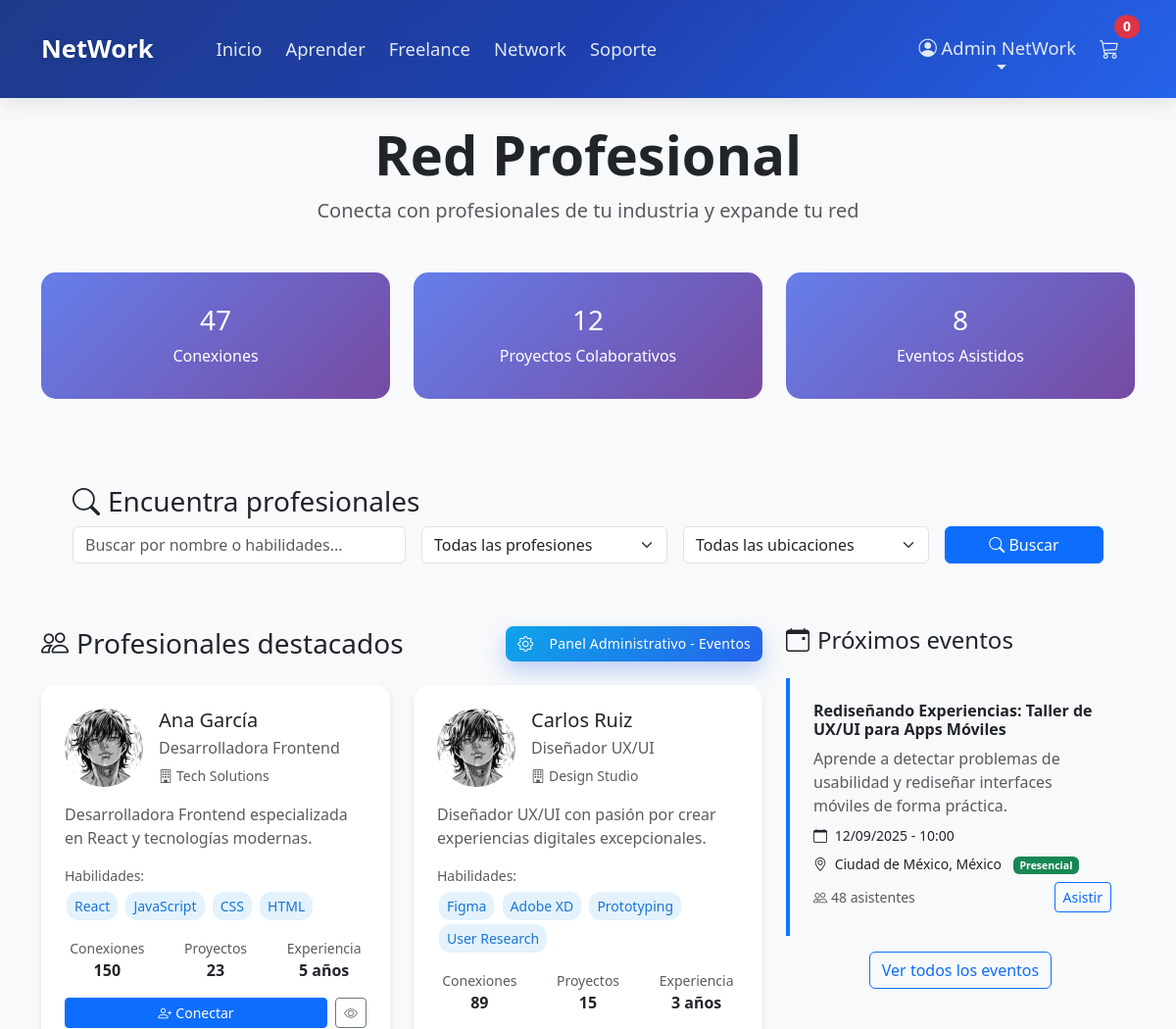
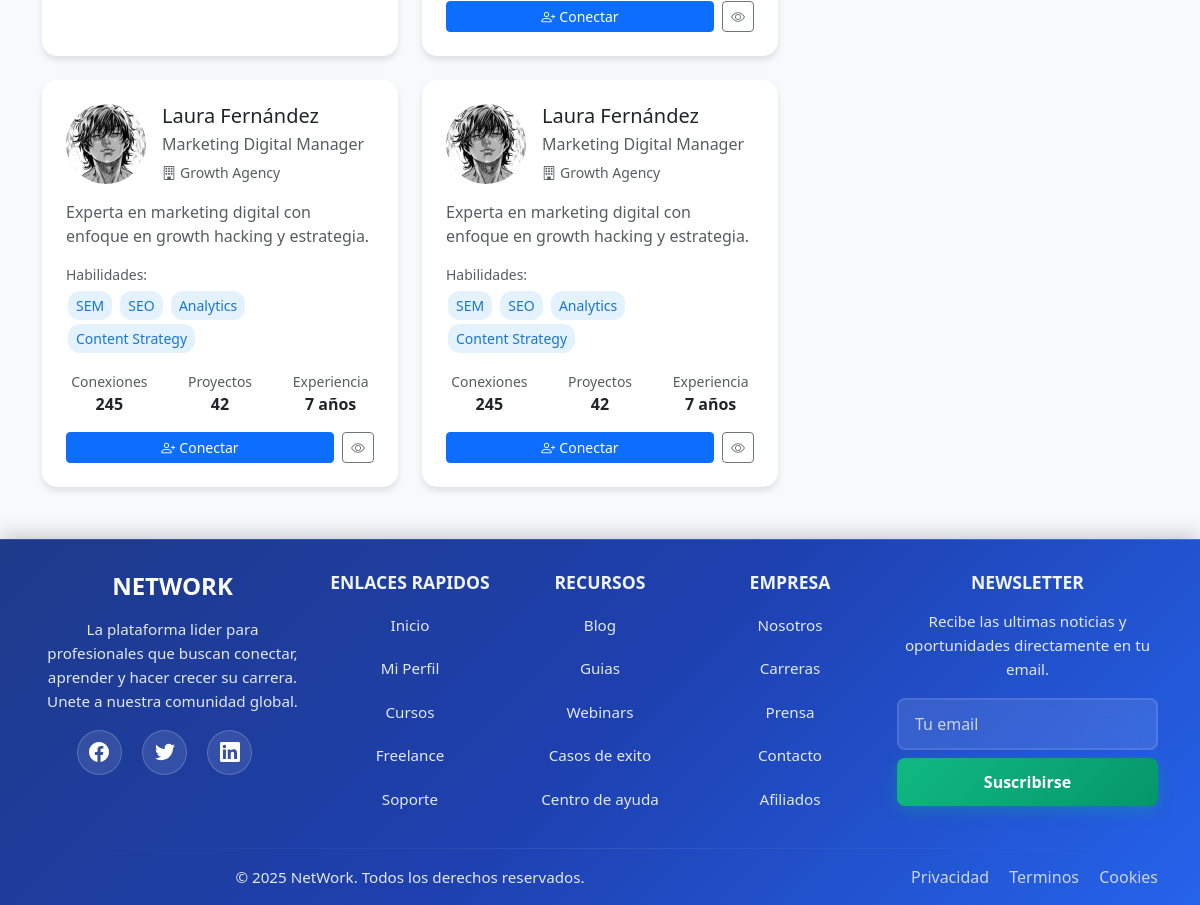
/network.php (signed in), run on the app's committed database (2 pictures, top to bottom).
### tables this page shows
CREATE TABLE profesional (
    id INT AUTO_INCREMENT PRIMARY KEY,
    nombre VARCHAR(100) NOT NULL,
    profesion VARCHAR(50),
    empresa VARCHAR(100),
    ubicacion VARCHAR(100),
    experiencia VARCHAR(50),
    skills TEXT,
    avatar VARCHAR(255),
    descripcion TEXT,
    conexiones INT DEFAULT 0,
    proyectos INT DEFAULT 0
);

CREATE TABLE evento (
    id INT AUTO_INCREMENT PRIMARY KEY,
    id_estado INT NOT NULL,
    nombre VARCHAR(100),
    descripcion TEXT,
    fecha_hora DATETIME,
    ubicacion VARCHAR(100),
    FOREIGN KEY (id_estado) REFERENCES estado(id)
);

### app/models/user.php (called while the page is built, shortened)
<?php
class User {
    public static function getCurrentUser() {
        if (isset($_SESSION['user_id'])) {
            return [
                'id' => $_SESSION['user_id'],
                'nombre' => $_SESSION['nombre'],
                'usuario' => $_SESSION['usuario'],
                'rol' => $_SESSION['rol']
            ];
        }
        return null;
    }
}
?>

### network.php (the view, shortened to what this page needs)
<?php
require_once 'app/models/user.php';
require_once 'app/config/db.php';
$currentUser = User::getCurrentUser();
$query = "SELECT * FROM profesional WHERE 1=1";
$stmt = $conn->prepare($query);
if (!$stmt->execute()) {
    die("Error al ejecutar la consulta: " . $stmt->error);
}
$result = $stmt->get_result();
$profesionales = $result->fetch_all(MYSQLI_ASSOC);
$queryEventos = "SELECT id, nombre as titulo, descripcion, fecha_hora, ubicacion FROM evento ORDER BY fecha_hora ASC";
$stmtEventos = $conn->prepare($queryEventos);
if (!$stmtEventos->execute()) {
    die("Error al ejecutar la consulta de eventos: " . $stmtEventos->error);
}
$resultEventos = $stmtEventos->get_result();
$eventos = $resultEventos->fetch_all(MYSQLI_ASSOC);
$busqueda = $_GET['busqueda'] ?? '';
?>
<!DOCTYPE html>
<html>
<head>
    <link href="./css/bootstrap.min.css" rel="stylesheet">
    <link href="https://cdn.jsdelivr.net/npm/bootstrap-icons@1.11.3/font/bootstrap-icons.min.css" rel="stylesheet">
    <link rel="stylesheet" href="./css/style.css">
</head>
<body>
    <header></header>
    <main class="container my-4">
        <div class="text-center mb-5">
            <h1 class="display-4 fw-bold">Red Profesional</h1>
            <p class="lead text-muted">Conecta con profesionales de tu industria y expande tu red</p>
        </div>
        <div class="row mb-4">
            <div class="col-md-4">
                <div class="stats-card">
                    <h3>47</h3>
                    <p class="mb-0">Conexiones</p>
                </div>
            </div>
            <div class="col-md-4">
                <div class="stats-card">
                    <h3>12</h3>
                    <p class="mb-0">Proyectos Colaborativos</p>
                </div>
            </div>
            <div class="col-md-4">
                <div class="stats-card">
                    <h3>8</h3>
                    <p class="mb-0">Eventos Asistidos</p>
                </div>
            </div>
        </div>
        <section class="search-section">
            <h3><i class="bi bi-search me-2"></i>Encuentra profesionales</h3>
            <form method="GET" class="row g-3">
                <div class="col-md-4">
                    <input type="text" name="busqueda" class="form-control" placeholder="Buscar por nombre o habilidades..." value="<?php echo htmlspecialchars($busqueda); ?>">
                </div>
                <div class="col-md-3">
                    <select name="profesion" class="form-select">
                        <option value="">Todas las profesiones</option>
                    </select>
                </div>
                <div class="col-md-3">
                    <select name="ubicacion" class="form-select">
                        <option value="">Todas las ubicaciones</option>
                    </select>
                </div>
                <div class="col-md-2">
                    <button type="submit" class="btn btn-primary w-100">
                        <i class="bi bi-search"></i> Buscar
                    </button>
                </div>
            </form>
        </section>
        <div class="row">
            <div class="col-lg-8">
                <div class="d-flex justify-content-between align-items-center mb-4">
                    <h3 class="mb-0"><i class="bi bi-people me-2"></i>Profesionales destacados</h3>
                    <div class="d-flex gap-2 align-items-center">
                        <?php if ($currentUser['rol'] == 1): ?>
                        <a href="admin-eventos.php" class="btn btn-admin btn-sm">
                            <i class="bi bi-gear me-2"></i>Panel Administrativo - Eventos
                        </a>
                        <?php else: ?>
                        <?php endif; ?>
                    </div>
                </div>
                <div class="row">
                    <?php foreach ($profesionales as $profesional): ?>
                    <div class="col-md-6 mb-4">
                        <div class="profile-card">
                            <div class="d-flex align-items-center mb-3">
                                <img src="<?php echo htmlspecialchars($profesional['avatar']); ?>" alt="Avatar" class="avatar-lg me-3">
                                <div>
                                    <h5 class="mb-1"><?php echo htmlspecialchars($profesional['nombre']); ?></h5>
                                    <p class="text-muted mb-1"><?php echo htmlspecialchars($profesional['profesion']); ?></p>
                                    <small class="text-muted">
                                        <i class="bi bi-building me-1"></i><?php echo htmlspecialchars($profesional['empresa']); ?>
                                    </small>
                                </div>
                            </div>
                            <p class="text-muted mb-3"><?php echo htmlspecialchars($profesional['descripcion']); ?></p>
                            <div class="mb-3">
                                <small class="text-muted d-block mb-1">Habilidades:</small>
                                <?php foreach ($profesional['skills'] as $skill): ?>
                                <span class="skill-badge"><?php echo htmlspecialchars($skill); ?></span>
                                <?php endforeach; ?>
                            </div>
                            <div class="row text-center mb-3">
                                <div class="col-4">
                                    <small class="text-muted d-block">Conexiones</small>
                                    <strong><?php echo htmlspecialchars($profesional['conexiones']); ?></strong>
                                </div>
                                <div class="col-4">
                                    <small class="text-muted d-block">Proyectos</small>
                                    <strong><?php echo htmlspecialchars($profesional['proyectos']); ?></strong>
                                </div>
                                <div class="col-4">
                                    <small class="text-muted d-block">Experiencia</small>
                                    <strong><?php echo htmlspecialchars($profesional['experiencia']); ?></strong>
                                </div>
                            </div>
                            <div class="d-flex gap-2">
                                <button class="btn btn-primary btn-sm flex-fill" onclick="conectar(<?php echo $profesional['id']; ?>)">
                                    <i class="bi bi-person-plus me-1"></i>Conectar
                                </button>
                                <button class="btn btn-outline-secondary btn-sm" data-bs-toggle="modal" data-bs-target="#profileModal<?php echo $profesional['id']; ?>">
                                    <i class="bi bi-eye"></i>
                                </button>
                            </div>
                        </div>
                    </div>
                    <?php endforeach; ?>
                </div>
            </div>
            <div class="col-lg-4">
                <h4 class="mb-4"><i class="bi bi-calendar-event me-2"></i>Próximos eventos</h4>
                <?php foreach ($eventos as $evento): ?>
                <div class="event-card">
                    <h6 class="fw-bold mb-2"><?php echo htmlspecialchars($evento['titulo']); ?></h6>
                    <p class="mb-2 text-muted"><?php echo htmlspecialchars($evento['descripcion']); ?></p>
                    <div class="small mb-2">
                        <i class="bi bi-calendar me-1"></i>
                        <?php echo date('d/m/Y', strtotime($evento['fecha'])); ?> - <?php echo htmlspecialchars($evento['hora']); ?>
                    </div>
                    <div class="small mb-2">
                        <i class="bi bi-geo-alt me-1"></i>
                        <?php echo htmlspecialchars($evento['ubicacion']); ?>
                        <span class="badge bg-<?php echo $evento['tipo'] === 'Virtual' ? 'info' : 'success'; ?> ms-2">
                            <?php echo htmlspecialchars($evento['tipo']); ?>
                        </span>
                    </div>
                    <div class="d-flex justify-content-between align-items-center">
                        <small class="text-muted">
                            <i class="bi bi-people me-1"></i><?php echo htmlspecialchars($evento['asistentes']); ?> asistentes
                        </small>
                        <button class="btn btn-outline-primary btn-sm" onclick="asistirEvento(<?php echo $evento['id']; ?>)">
                            Asistir
                        </button>
                    </div>
                </div>
                <?php endforeach; ?>
                <div class="text-center mt-3">
                    <a href="eventos.php" class="btn btn-outline-primary">Ver todos los eventos</a>
                </div>
            </div>
        </div>
    </main>
    <footer class="footer text-center mt-1"></footer>
</body>
</html>

### css/style.css (style rules this page uses)
body { background: #f8f9fa; }
body { min-height: 100vh; display: flex; flex-direction: column; margin: 0; padding: 0; }
section { flex: 1; }
.footer { width: 100%; background: linear-gradient(135deg, #1e3a8a 0%, #1e40af 50%, #2563eb 100%); color: #ffffff; box-shadow: 0 -4px 20px rgba(0, 0, 0, 0.2); backdrop-filter: blur(15px); border-top: 1px solid rgba(255, 255, 255, 0.1); }
.btn-admin { display: inline-flex; align-items: center; gap: 0.5rem; background: linear-gradient(135deg, #0ea5e9, #2563eb); color: #ffffff !important; border: 0; border-radius: 999px; padding: 0.55rem 1rem; font-weight: 600; letter-spacing: 0.2px; text-decoration: none !important; box-shadow: 0 10px 22px rgba(37, 99, 235, 0.28); transition: transform 0.15s ease, box-shadow 0.2s ease, filter 0.2s ease; }
.btn-admin i { font-size: 1rem; }
.btn-admin { background: linear-gradient(135deg, #0ea5e9, #2563eb); border: none; color: white; font-weight: 500; transition: all 0.3s ease; border-radius: 8px; padding: 0.5rem 1rem; }
.btn-admin.btn-sm { padding: 0.375rem 0.75rem; font-size: 0.875rem; }
.profile-card { background: white; border-radius: 15px; padding: 1.5rem; box-shadow: 0 4px 6px rgba(0, 0, 0, 0.1); transition: transform 0.2s, box-shadow 0.2s; height: 100%; }
.avatar-lg { width: 80px; height: 80px; border-radius: 50%; object-fit: cover; }
.skill-badge { background: #e3f2fd; color: #1976d2; padding: 0.25rem 0.5rem; border-radius: 12px; font-size: 0.875rem; margin: 0.125rem; display: inline-block; }
.event-card { border-left: 4px solid #007bff; background: #f8f9fa; padding: 1.5rem; border-radius: 0 12px 12px 0; margin-bottom: 1rem; }
.stats-card { background: linear-gradient(135deg, #667eea 0%, #764ba2 100%); color: white; border-radius: 15px; padding: 2rem; text-align: center; margin-bottom: 2rem; }
.search-section { background: #f8f9fa; padding: 2rem; border-radius: 15px; margin-bottom: 2rem; }

### data on the page
profesional: avatar (placeholder picture), nombre "Ana García", profesion "Desarrolladora Frontend", empresa "Tech Solutions", descripcion "Desarrolladora Frontend especializada en React y tecnologías modernas.", skill "React", skill "JavaScript", skill "CSS", skill "HTML", conexiones "150", proyectos "23", experiencia "5 años"
profesional: avatar (placeholder picture), nombre "Carlos Ruiz", profesion "Diseñador UX/UI", empresa "Design Studio", descripcion "Diseñador UX/UI con pasión por crear experiencias digitales excepcionales.", skill "Figma", skill "Adobe XD", skill "Prototyping", skill "User Research", conexiones "89", proyectos "15", experiencia "3 años"
profesional: avatar (placeholder picture), nombre "Laura Fernández", profesion "Marketing Digital Manager", empresa "Growth Agency", descripcion "Experta en marketing digital con enfoque en growth hacking y estrategia.", skill "SEM", skill "SEO", skill "Analytics", skill "Content Strategy", conexiones "245", proyectos "42", experiencia "7 años"
evento: nombre "Rediseñando Experiencias: Taller de UX/UI para Apps Móviles", descripcion "Aprende a detectar problemas de usabilidad y rediseñar interfaces móviles de forma práctica.", fecha "12/09/2025", hora "10:00", ubicacion "Ciudad de México, México", tipo "Presencial", asistentes "48"
